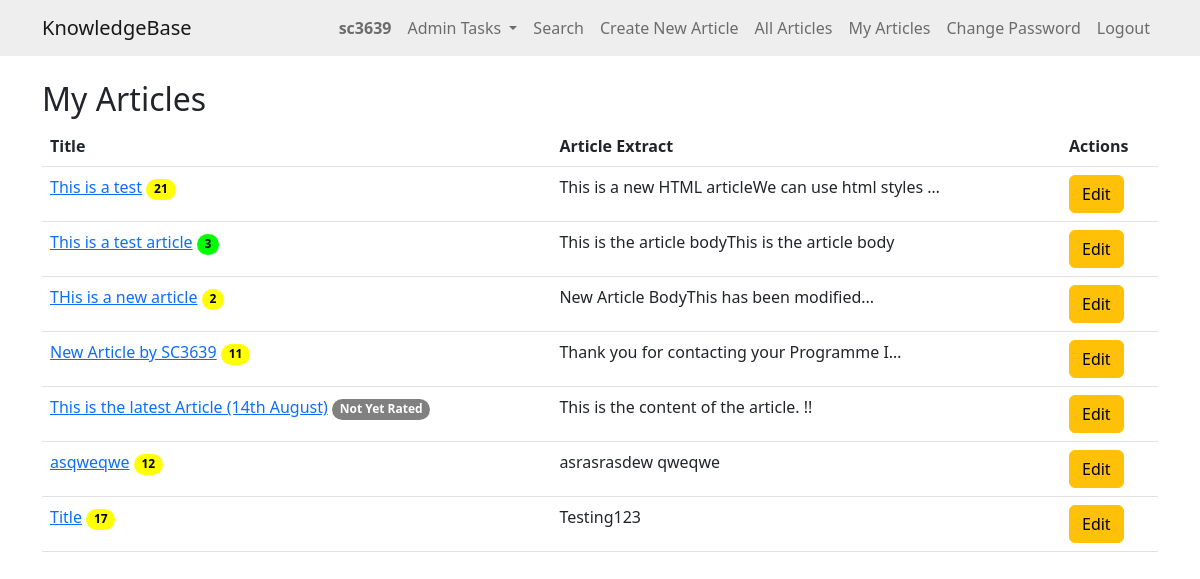
Page /myarticles/ (signed in) on the earlier database version.
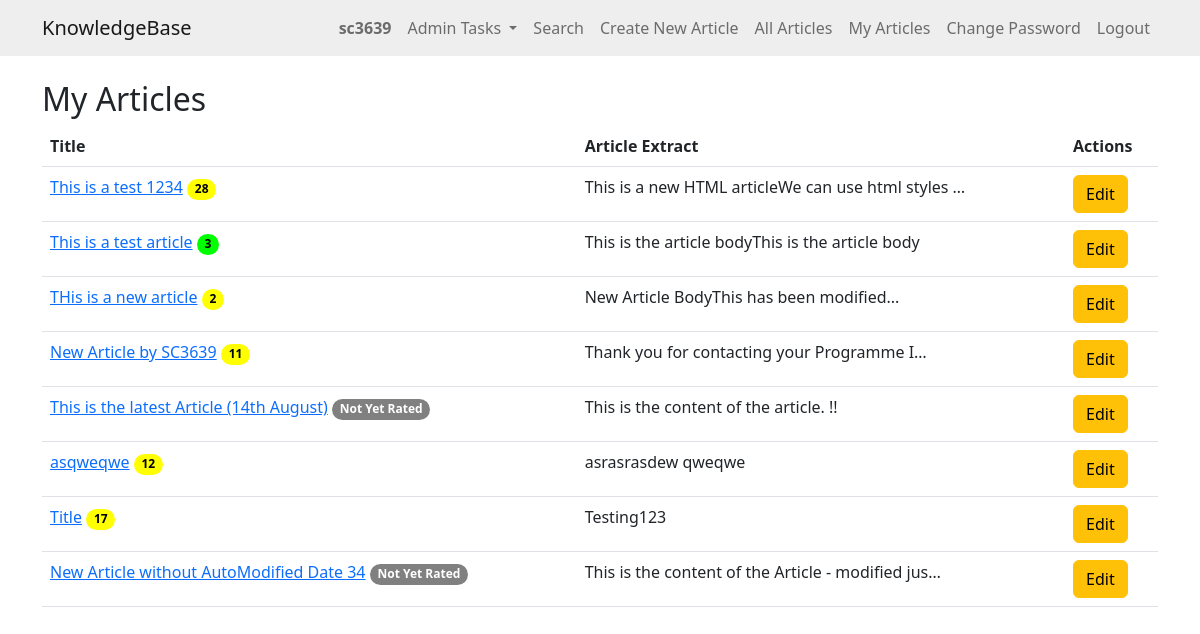
Same page on the later database version.
### knowledge/models.py (models this page shows)
class KBEntry(models.Model):
    title = models.CharField(max_length=255)
    article = models.TextField()
    created_by = models.ForeignKey(User, related_name="created_kb_entries", on_delete=models.SET_NULL, null=True)
    created_datetime = models.DateTimeField(auto_now_add=True)
    modified_datetime = models.DateTimeField(null=True, blank=True)
    last_modified_by = models.ForeignKey(User, related_name="modified_kb_entries", on_delete=models.SET_NULL, null=True)
    deleted_datetime = models.DateTimeField(null=True, blank=True)
    deleted_by = models.ForeignKey(User, related_name="deleted_kb_entries", on_delete=models.SET_NULL, null=True, blank=True)
    upvotes = models.ManyToManyField(User, related_name="upvoted_kb_entries", blank=True)
    downvotes = models.ManyToManyField(User, related_name="downvoted_kb_entries", blank=True)
    rating = models.FloatField(default=0.0)
    views = models.PositiveIntegerField(default=0)
    meta_data = models.ManyToManyField('Tag', blank=True)

### knowledge/views.py (the view)
# urls.py: path('myarticles/', views.my_articles, name='my_articles'),
@login_required
def my_articles(request):
    user_articles = KBEntry.objects.filter(created_by=request.user, deleted_datetime__isnull=True)
    return render(request, 'knowledge/my_articles.html', {'articles': user_articles})

### knowledge/templates/knowledge/my_articles.html
{% extends 'knowledge/base.html' %}
{% block content %}
<h2>My Articles</h2>
{% if articles %}
    <table class="table">
        <thead>
            <tr>
                <th>Title</th>
                <th>Article Extract</th>
                <th>Actions</th>
            </tr>
        </thead>
        <tbody>
        {% for article in articles %}
            <tr>
                <td><a href="{% url 'article_detail' article.id %}">{{ article.title }}</a>
                    {% if article.rating == 0.0 and article.downvotes.count == 0 %}
                        <span class="badge rounded-pill badge-norating">Not Yet Rated</span>
                    {% else %}
                        {% if article.rating >= 75 %}
                            <span class="badge rounded-pill badge-green"> {{ article.views }} </span>
                        {% elif article.rating >= 50 %}
                            <span class="badge rounded-pill badge-yellow">{{ article.views }}</span>
                        {% elif article.rating >= 25 %}
                            <span class="badge rounded-pill badge-orange">{{ article.views }}</span>
                        {% else %}
                            <span class="badge rounded-pill badge-red">{{ article.views }}</span>
                        {% endif %}
                    {% endif %}
                </td>
                <td>{{ article.article|striptags|truncatechars:50 }}</td>
                <td>
                    <a href="{% url 'edit_article' article.id %}" class="btn btn-warning">Edit</a>
                </td>
            </tr>
        {% endfor %}
        </tbody>
    </table>
{% else %}
    <p>You haven't written any articles yet.</p>
{% endif %}
{% endblock %}

Differences in the rows shown:
changed KBEntry "This is a new HTML articleWe can use html styles …": title "This is a test" → "This is a test 1234"; views "21" → "28"
added KBEntry: title "New Article without AutoModified Date 34", rating "Not Yet Rated", article "This is the content of the Article - modified jus…"
